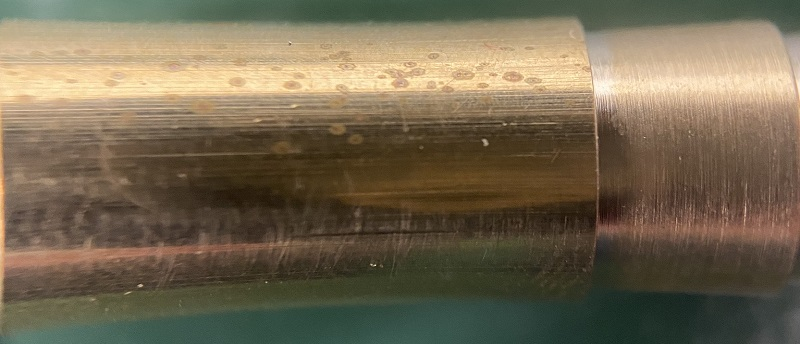
#> input picture テストプログラム/パターンマッチング/image__test/image__test/test_image/IMG_6206.jpeg, 800 x 344 px, found by its file name; the run also reads 1 picture not shown here
$ python image__test.py
#> lines starting #> are read from the running program, lines starting #| are printed output that depends on the picture; after the words box and inside, x2 and y2 are one past the last pixel; in counts of white or black regions, pixels touching at a corner belong together
#   パターンマッチング
import cv2
import numpy as np
import matplotlib.pyplot as plt

def main():
    #   対象画像読み込み
    target_img = cv2.imread(".\\test_image\\IMG_6206.jpeg")
#> target_img is the input picture: shape (344, 800, 3); mean B, G, R 81, 103.8, 115.9
    #   テンプレート画像読み込み
    temp_img = cv2.imread(".\\test_image\\DSC_target3.jpg")
    print("画像準備OK")

    target_img_gray = cv2.cvtColor(target_img, cv2.COLOR_BGR2GRAY)
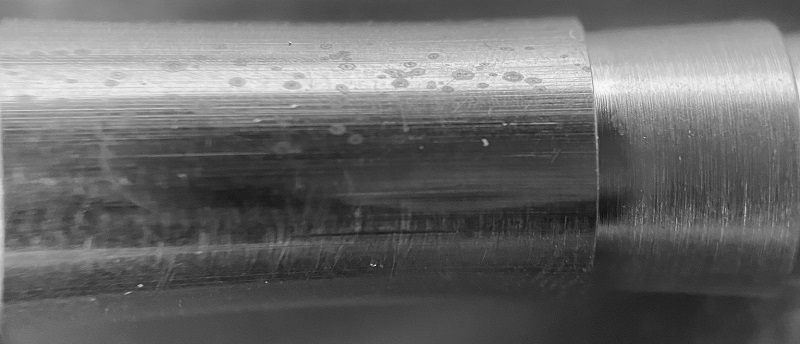
#> target_img_gray: shape (344, 800); min 10, max 252, mean 104.8
    temp_img_gray = cv2.cvtColor(temp_img, cv2.COLOR_BGR2GRAY)


    #   パターンマッチング
    res = cv2.matchTemplate(target_img_gray, temp_img_gray, cv2.TM_CCOEFF_NORMED)
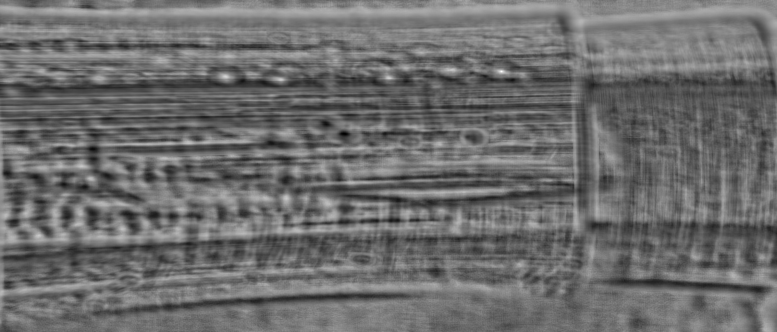
#> res: shape (332, 777) float32; min -0.721, max 0.996, mean 0.0124; drawn with min black and max white


    threshold = 0.7

    loc = np.where(res >= threshold)
#> loc = ([70, 71, 71, 71, 72, 76], [501, 500, 501, 502, 501, 225])

    #   検出対象画像サイズ
    w = temp_img.shape[1]
#> w = 24
    h = temp_img.shape[0]
#> h = 13

    #   テスト用画像をコピー(確認用画像生成)
    dst = target_img.copy()

    #   マッチした箇所に赤枠を描写
    #   赤枠の右下の座標は左上の座標に検出対象画像の幅、高さを足す
    for x,y in zip(*loc[::-1]):
        cv2.rectangle(dst,  (x,y),  (x+w,y+h),  (0,0,225),2)
#> this loop made 6 passes
#> (x, y) on passes 1 to 6: (501, 70), (500, 71), (501, 71), (502, 71), (501, 72), (225, 76)
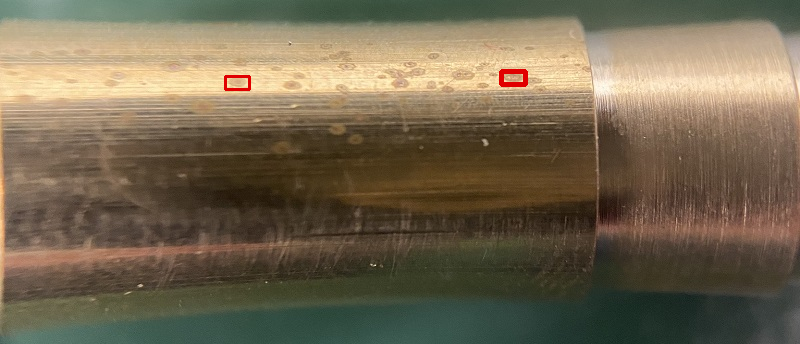
#> dst: shape (344, 800, 3); 0.21% of pixels changed, all inside (x1, y1, x2, y2) = (224, 69, 528, 91)

    plt.imshow(cv2.cvtColor(dst,cv2.COLOR_BGR2RGB))
    plt.show()
    print("完了")

main()
if __name__ == "__main___":
    print("ok2")
    main()
